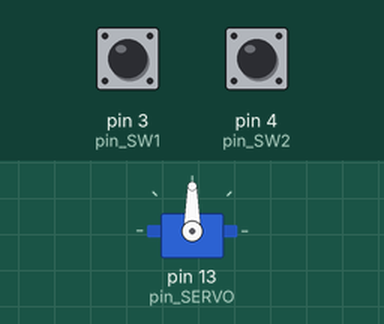
The sketch below on a simulated Arduino Uno, built with avr-gcc and run on an emulated ATmega328P. Parts: servo. The inputs (shaded band) are chosen by the test bench; at power-on: pin 4 (pin_SW2) LOW, pin 3 (pin_SW1) LOW. What the sketch prints to the serial monitor is not drawn.

Above: at 1.2 s.
1.3 s: pin 4 (pin_SW2) pulled HIGH for 0.15 s
At 1.9 s:
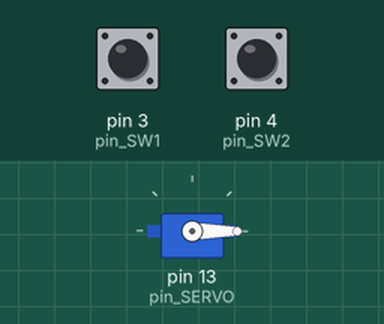
2.9 s: pin 3 (pin_SW1) pulled HIGH for 0.15 s
Timing chart, 0 to 5.9 s (numbered marks = the images above; inputs shaded):
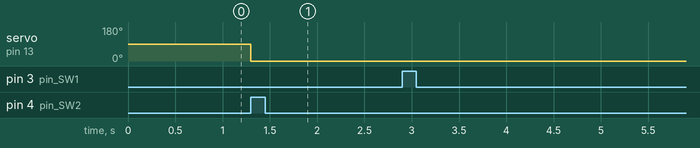

Measured:
- after the input at 1.3 s, servo on pin 13 (pin_SERVO): 90° → 0° at once
- after the input at 2.9 s, every drawn part: stays the same

The sketch:

Servo_01.ino
```cpp
#include <Servo.h>
int pin_SERVO = 13;

int pin_SW1 = 3;
int pin_SW2 = 4;
int16_t pos = 0;
int16_t a;

Servo SERVO;

void setup() {
  Serial.begin(9600);
  SERVO.attach(pin_SERVO);

  pinMode(pin_SW1, INPUT);
  pinMode(pin_SW2, INPUT);

}

void loop() {
  uint8_t SW1_data, SW2_data;

  SW1_data = digitalRead(pin_SW1);
  SW2_data = digitalRead(pin_SW2);

  if((SW1_data==1) && (SW2_data==0)){
    a = pos;
    Serial.print("목표 각도: ");
    Serial.println(pos);
    pos = pos + 15;
    a = pos;
    delay(200);
    if(pos>180){
      pos = 0;
      delay(200);
    }
  }

  if((SW2_data==1)&&(SW1_data==0)){
    Serial.print("목표 각도로 회전 : ");
    a = a - 15;
    Serial.println((a));
    SERVO.write(a);
    a = a + 15;
    delay(200);
  }

}
```
